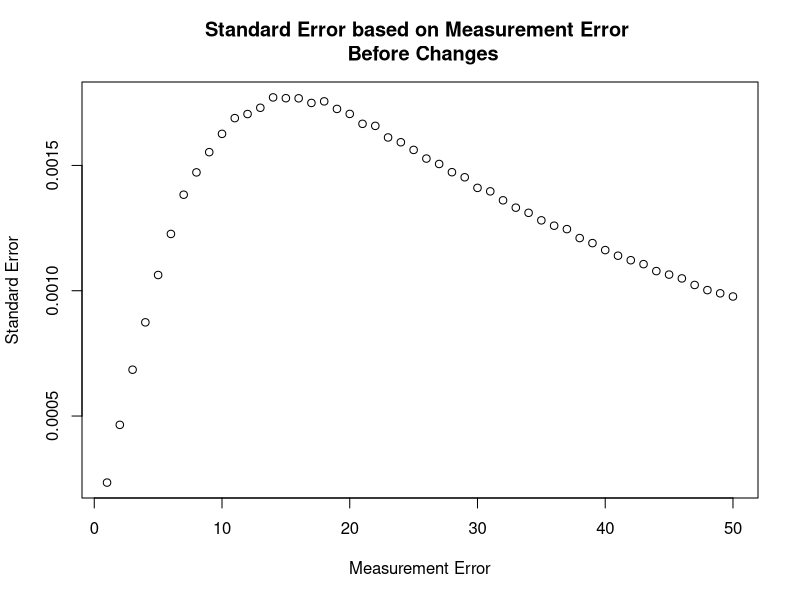
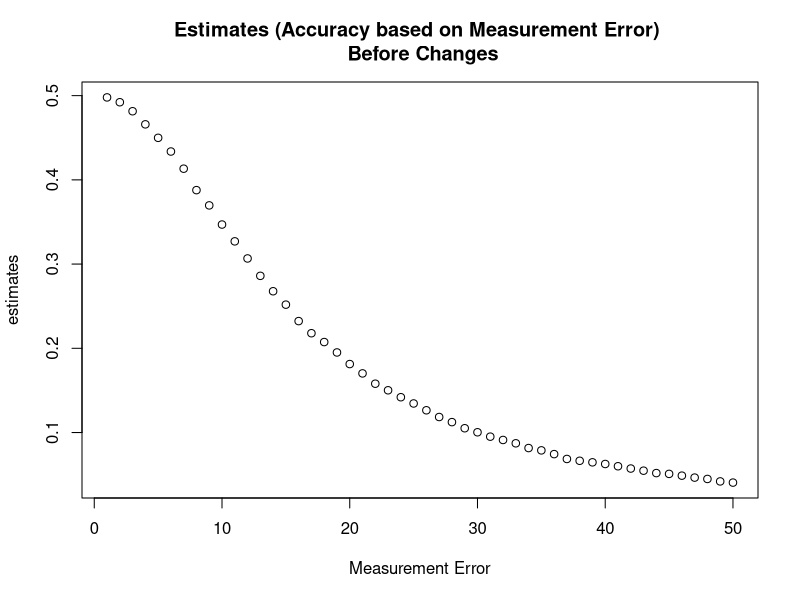
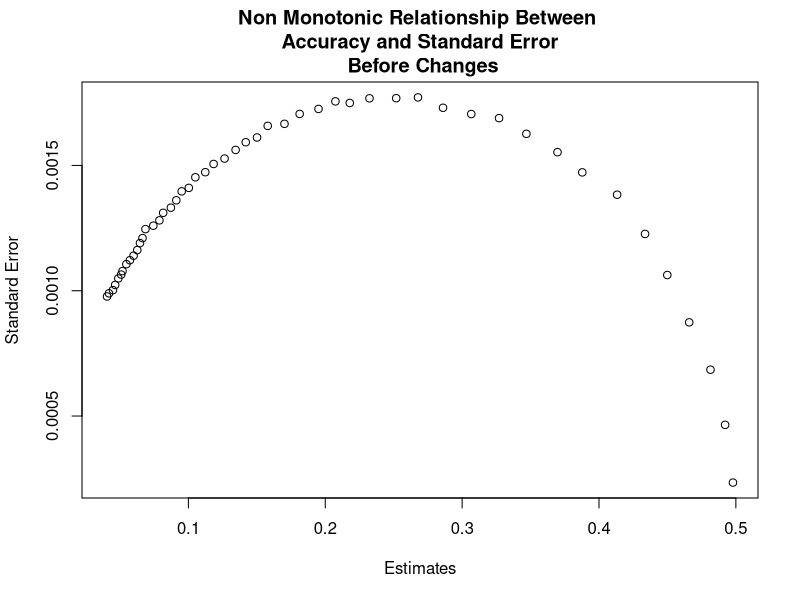
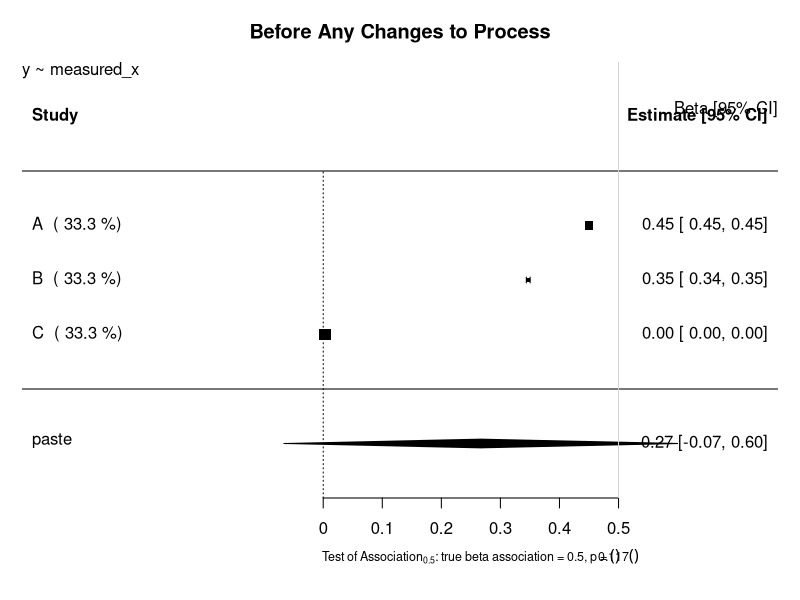
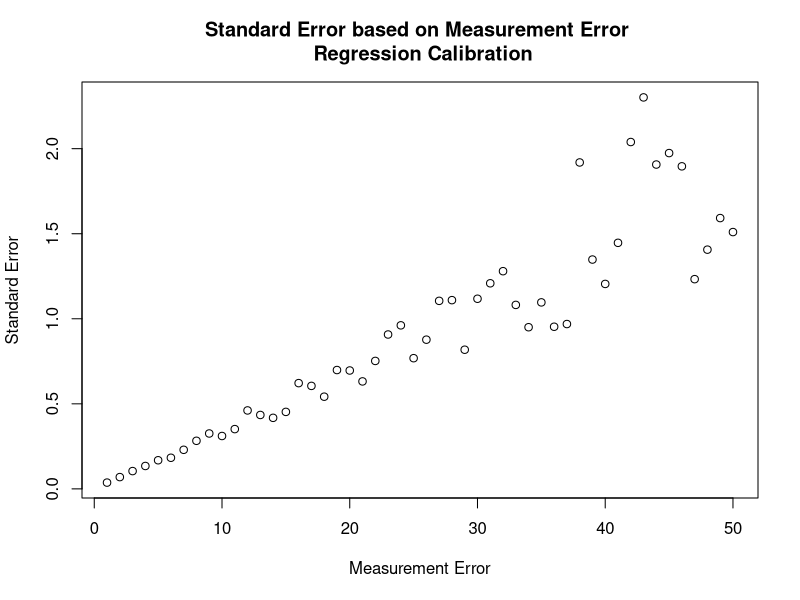
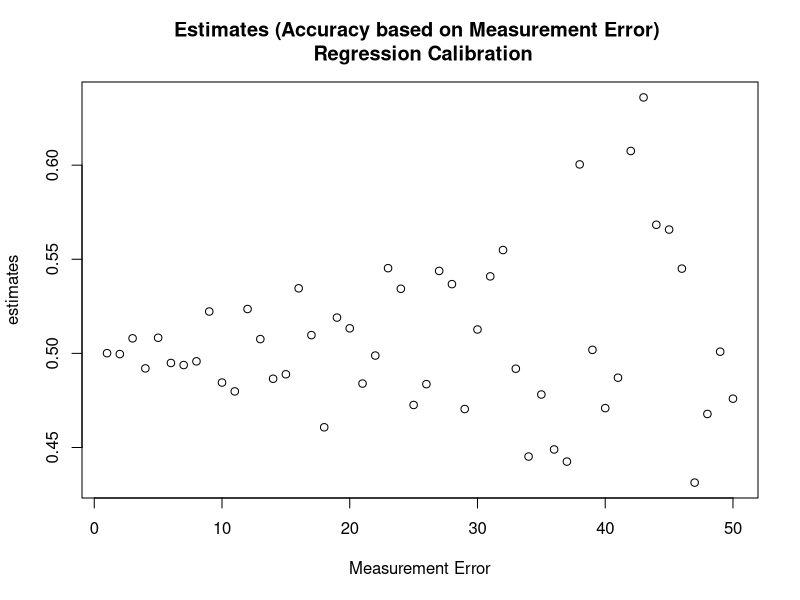
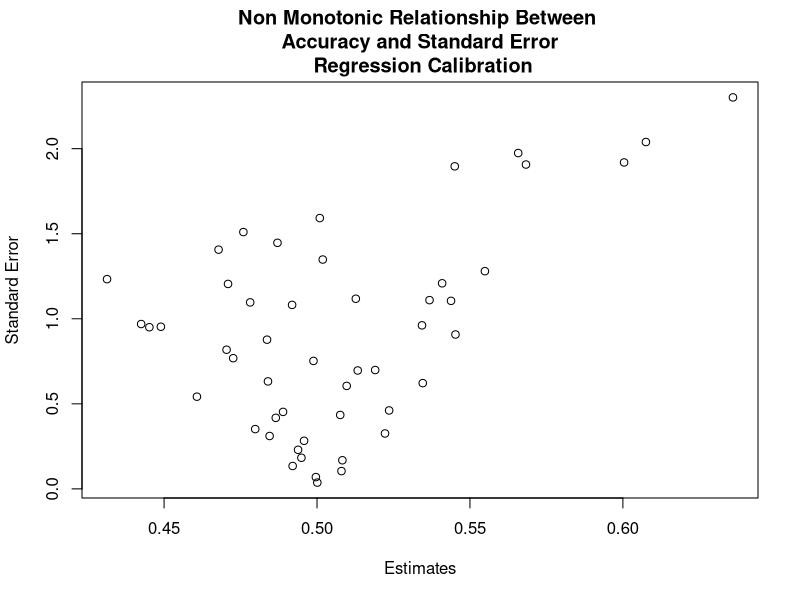
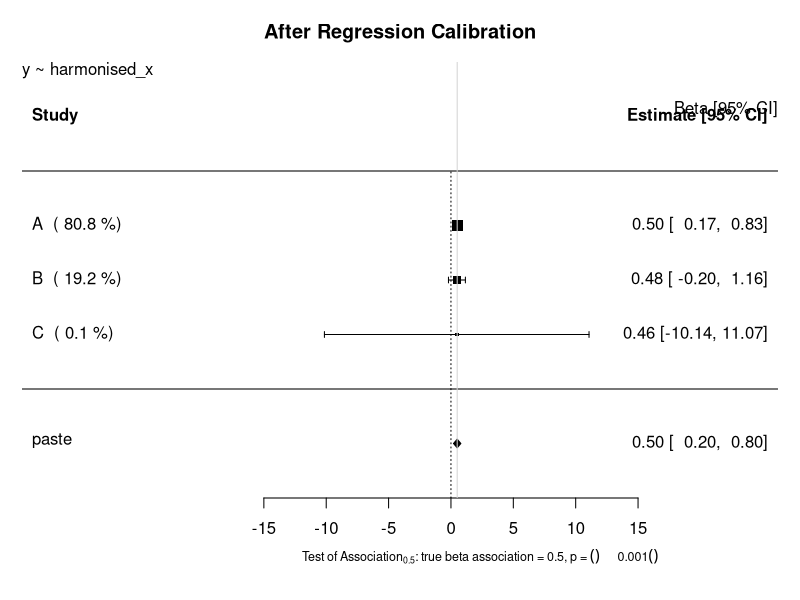

Source code (R) for these figures, in order:
# Investigation into semi monotonic behaviour of standard error in Continuous Variables
## Author: Paul Scherer
##         Tom Bishop
## Institute: University of Cambridge MRC Epidemiology Unit 
## Date: 6.09.2017

# In this file we want to investigate whether we can replicate the semi monotonic behaviour exhibited by 
# standard error dependent on standard measurement error
library(ggplot2)
library(reshape2)
library(parallel)
library(stats)
library(metafor)

# Raw Data Set Properties
trueBeta = 0.5
constant = 20

study_size = 20000
raw_mean = 40
raw_stdev = 15

# Create Dataframe with x, create y from x, then add normal random noise to x
raw_data = data.frame(x = rnorm(n = study_size, mean = raw_mean, sd = raw_stdev))
raw_data$y = (trueBeta*raw_data$x) + constant

###############################################################################
########################### Functions #########################################
###############################################################################

createStudyData <- function(raw_data, measurement_error){
    x_error = rnorm(n = study_size, mean = 0, sd = measurement_error)
    raw_data$measured_x = raw_data$x + x_error
    return(raw_data)
}

createValidationData <- function(val_size, measurement_error) {
    validation_data = data.frame(x =  rnorm(n = val_size, mean = raw_mean, sd = raw_stdev))
    x_error = rnorm(n = val_size, mean = 0, sd = measurement_error)
    validation_data$measured_x = validation_data$x + x_error
    return (validation_data)
}

#######################################################################################
########################### Motivation of the Problem #################################
#######################################################################################
## Graphing Standard Error as a function of Measurement Error
error_upperbound = 50
std_error = vector("numeric", length = error_upperbound)
estimates = vector("numeric", length = error_upperbound)

set.seed(1)
for (measurement_error in 1:error_upperbound){
	x_error = rnorm(n = study_size, mean = 0, sd = measurement_error)
	raw_data$measured_x = raw_data$x + x_error
	fmla = as.formula(y ~ measured_x)
	linear_model = lm(formula = fmla, data = raw_data)
	x_estimate = linear_model$coefficients["measured_x"]
	x_stdErr = summary(linear_model)$coefficients["measured_x", "Std. Error"]
	std_error[measurement_error] = x_stdErr
	estimates[measurement_error] = x_estimate
}
plot (x = (1:error_upperbound), y = std_error, xlab = "Measurement Error", ylab = "Standard Error", main = "Standard Error based on Measurement Error \n Before Changes")
dev.copy(png,'myplot1.png')
dev.off()
plot (x = (1:error_upperbound), y = estimates, xlab = "Measurement Error", ylab = "estimates", main = "Estimates (Accuracy based on Measurement Error) \n Before Changes")
dev.copy(png,'myplot2.png')
dev.off()
plot (x = estimates, y = std_error, xlab = "Estimates", ylab = "Standard Error", main = "Non Monotonic Relationship Between \n Accuracy and Standard Error \n Before Changes")
dev.copy(png,'myplot3.png')
dev.off()
#######################################################################################
######################## Before Any Changes to the Process ############################
#######################################################################################
# General Parameters
validation_size = 400

# Study A
measureError_A = 5
studyData_A = createStudyData(raw_data = raw_data, measurement_error = measureError_A)
validation_data_A = createValidationData(val_size = validation_size, measurement_error = measureError_A )

# Study B
measureError_B = 10
studyData_B = createStudyData(raw_data = raw_data, measurement_error = measureError_B)
validation_data_B = createValidationData(val_size = validation_size, measurement_error = measureError_B )

# Study C
measureError_C = 200
studyData_C = createStudyData(raw_data = raw_data, measurement_error = measureError_C)
validation_data_C = createValidationData(val_size = validation_size, measurement_error = measureError_C )


lm_A <- lm(formula=y~measured_x, data=studyData_A)
estimate_A = lm_A$coefficients["measured_x"]
stdError_A = summary(lm_A)$coefficients["measured_x","Std. Error"]

lm_B <- lm(formula=y~measured_x, data=studyData_B)
estimate_B = lm_B$coefficients["measured_x"]
stdError_B = summary(lm_B)$coefficients["measured_x","Std. Error"]

lm_C <- lm(formula=y~measured_x, data=studyData_C)
estimate_C = lm_C$coefficients["measured_x"]
stdError_C = summary(lm_C)$coefficients["measured_x","Std. Error"]


## Random Effects Model Forest Plot Before Regression Calibration
estimates = c(estimate_A, estimate_B, estimate_C)
stand_errs = c(stdError_A, stdError_B, stdError_C)
labels = c("A","B","C")
res <- rma(yi = estimates, sei = stand_errs, method='DL', slab = labels)
weights_res <- weights.rma.uni(res)

# Forest Plot
res$slab <- paste(res$slab, " (", round(weights.rma.uni(res),digits=1), "%)")
fmla = as.formula(y~measured_x)
forest(res, mlab=bquote(paste('Overall (I'^2*' = ', .(round(res$I2)),'%, p = ',
    .(sprintf("%.3f", round(res$QEp,3))),')')),
xlab=bquote(paste('Test of Association'[0.5]*': true beta association = 0.5, p = ',
    .(sprintf("%.3f", round(res$pval,3))))), cex=1, cex.lab=0.75, cex.axis=1, main = "Before Any Changes to Process")
usr <- par("usr")
text(usr[2], usr[4], "Beta [95% CI]", adj = c(1, 4),cex=1)
text(usr[1], usr[4], paste0(gsub(paste0("Study Data","\\$"),"", deparse(fmla)),collapse="\n"), adj = c( 0, 1 ),cex=1)
abline(v = 0.5, col = "lightgray")
dev.copy(png,'myplot4.png')
dev.off()


#######################################################################################
######################## Using Regression Calibration Classic #########################
#######################################################################################
## Graphing Standard Error as a function of Measurement Error
std_error = vector("numeric", length = error_upperbound)
estimates = vector("numeric", length = error_upperbound)

set.seed(1)
for (measurement_error in 1:error_upperbound){
    studyData_graph = createStudyData(raw_data = raw_data, measurement_error = measurement_error)
    validation_data_graph = createValidationData(val_size = validation_size, measurement_error = measurement_error)

    # calculate the lambda
    fmla_harmonisation = as.formula(x~measured_x)
    lambda_lm_graph <- lm(formula=fmla_harmonisation, data=validation_data_graph)
    lambda_graph = lambda_lm_graph$coefficients["measured_x"]
    stdError_lambda_graph = summary(lambda_lm_graph)$coefficients["measured_x","Std. Error"]

    # calculate the estimates using the normal study data
    lm_graph <- lm(formula=y~measured_x, data=studyData_graph)
    estimate_graph = lm_graph$coefficients["measured_x"]
    stdError_graph = summary(lm_graph)$coefficients["measured_x","Std. Error"]

    # Propagate Errors in Standard Error
    var_lambda = (sqrt(validation_size) * summary(lambda_lm_graph)$coefficients["measured_x","Std. Error"])^2
    var_Beta = (sqrt(validation_size) * summary(lm_graph)$coefficients["measured_x","Std. Error"])^2
    #var_Beta = summary(lm_A)$sigma**2
    # var_Beta = (summary(lm_A)$coefficients["measured_x","Std. Error"])^2
    lambda_pure = unlist(unname(lambda_lm_graph$coefficients["measured_x"]))
    beta_lambda_div_sq = (unname(unlist(lm_graph$coefficients["measured_x"]/(lambda_lm_graph$coefficients["measured_x"])^2)))^2
    delta_variance = (var_Beta / (lambda_pure)^2) + beta_lambda_div_sq * var_lambda
    delta_stdError_B = sqrt(delta_variance)/sqrt(validation_size) 
    delta_stdError_B = sqrt(delta_variance)

    std_error[measurement_error] = delta_stdError_B
    estimates[measurement_error] = estimate_graph/lambda_graph
}
plot (x = (1:error_upperbound), y = std_error, xlab = "Measurement Error", ylab = "Standard Error", main = "Standard Error based on Measurement Error \n Regression Calibration")
dev.copy(png,'myplot5.png')
dev.off()
plot (x = (1:error_upperbound), y = estimates, xlab = "Measurement Error", ylab = "estimates", main = "Estimates (Accuracy based on Measurement Error) \n Regression Calibration")
dev.copy(png,'myplot6.png')
dev.off()
plot (x = estimates, y = std_error, xlab = "Estimates", ylab = "Standard Error", main = "Non Monotonic Relationship Between \n Accuracy and Standard Error \n Regression Calibration")
dev.copy(png,'myplot7.png')
dev.off()


# Using real regression calibration.
## Modeling x ~ measured_x in validation
fmla_harmonisation = as.formula(x~measured_x)
# Study A
lambda_lm_A <- lm(formula=fmla_harmonisation, data=validation_data_A)
lambda_A = lambda_lm_A$coefficients["measured_x"]
stdError_lambda_A = summary(lambda_lm_A)$coefficients["measured_x","Std. Error"]

# Study B
lambda_lm_B <- lm(formula=fmla_harmonisation, data=validation_data_B)
lambda_B = lambda_lm_B$coefficients["measured_x"]
stdError_lambda_B = summary(lambda_lm_B)$coefficients["measured_x","Std. Error"]

# Study C
lambda_lm_C <- lm(formula=fmla_harmonisation, data=validation_data_C)
lambda_C = lambda_lm_C$coefficients["measured_x"]
stdError_lambda_C = summary(lambda_lm_C)$coefficients["measured_x","Std. Error"]


lm_A <- lm(formula=y~measured_x, data=studyData_A)
estimate_A = lm_A$coefficients["measured_x"]
stdError_A = summary(lm_A)$coefficients["measured_x","Std. Error"]

lm_B <- lm(formula=y~measured_x, data=studyData_B)
estimate_B = lm_B$coefficients["measured_x"]
stdError_B = summary(lm_B)$coefficients["measured_x","Std. Error"]

lm_C <- lm(formula=y~measured_x, data=studyData_C)
estimate_C = lm_C$coefficients["measured_x"]
stdError_C = summary(lm_C)$coefficients["measured_x","Std. Error"]

corrected_estimate_A = estimate_A / lambda_A
corrected_estimate_B = estimate_B / lambda_B
corrected_estimate_C = estimate_C / lambda_C

# calculate the corrected standard error
var_Beta = (sqrt(validation_size) * summary(lm_A)$coefficients["measured_x","Std. Error"])^2
#var_Beta = summary(lm_A)$sigma**2
# var_Beta = (summary(lm_A)$coefficients["measured_x","Std. Error"])^2
lambda_pure = unlist(unname(lambda_lm_A$coefficients["measured_x"]))
beta_lambda_div_sq = (unname(unlist(lm_A$coefficients["measured_x"]/(lambda_lm_A$coefficients["measured_x"])^2)))^2
var_lambda = (sqrt(validation_size) * summary(lambda_lm_A)$coefficients["measured_x","Std. Error"])^2
delta_variance = (var_Beta / (lambda_pure)^2) + (beta_lambda_div_sq * var_lambda)
delta_stdError_A = sqrt(delta_variance)/sqrt(validation_size) 
delta_stdError_A = sqrt(delta_variance)

var_lambda = (sqrt(validation_size) * summary(lambda_lm_B)$coefficients["measured_x","Std. Error"])^2
var_Beta = (sqrt(validation_size) * summary(lm_B)$coefficients["measured_x","Std. Error"])^2
#var_Beta = summary(lm_A)$sigma**2
# var_Beta = (summary(lm_A)$coefficients["measured_x","Std. Error"])^2
lambda_pure = unlist(unname(lambda_lm_B$coefficients["measured_x"]))
beta_lambda_div_sq = (unname(unlist(lm_B$coefficients["measured_x"]/(lambda_lm_B$coefficients["measured_x"])^2)))^2
delta_variance = (var_Beta / (lambda_pure)^2) + beta_lambda_div_sq * var_lambda
delta_stdError_B = sqrt(delta_variance)/sqrt(validation_size) 
delta_stdError_B = sqrt(delta_variance)


var_lambda = (sqrt(validation_size) * summary(lambda_lm_C)$coefficients["measured_x","Std. Error"])^2
var_Beta = (sqrt(validation_size) * summary(lm_C)$coefficients["measured_x","Std. Error"])^2
#var_Beta = summary(lm_A)$sigma**2
# var_Beta = (summary(lm_A)$coefficients["measured_x","Std. Error"])^2
lambda_pure = unlist(unname(lambda_lm_C$coefficients["measured_x"]))
beta_lambda_div_sq = (unname(unlist(lm_C$coefficients["measured_x"]/(lambda_lm_C$coefficients["measured_x"])^2)))^2
delta_variance = (var_Beta / (lambda_pure)^2) + beta_lambda_div_sq * var_lambda
delta_stdError_C = sqrt(delta_variance)/sqrt(validation_size) 
delta_stdError_C = sqrt(delta_variance)

## Random Effects Model Forest Plot After Regression Calibration
estimates = c(corrected_estimate_A, corrected_estimate_B, corrected_estimate_C)
stand_errs = c(delta_stdError_A, delta_stdError_B, delta_stdError_C)
labels = c("A","B","C")
res <- rma(yi = estimates, sei = stand_errs, method='DL', slab = labels)
weights_res <- weights.rma.uni(res)

# Forest Plot
res$slab <- paste(res$slab, " (", round(weights.rma.uni(res),digits=1), "%)")
fmla = as.formula(y~harmonised_x)
forest(res, mlab=bquote(paste('Overall (I'^2*' = ', .(round(res$I2)),'%, p = ',
    .(sprintf("%.3f", round(res$QEp,3))),')')),
xlab=bquote(paste('Test of Association'[0.5]*': true beta association = 0.5, p = ',
    .(sprintf("%.3f", round(res$pval,3))))), cex=1, cex.lab=0.75, cex.axis=1, main = "After Regression Calibration")
usr <- par("usr")
text(usr[2], usr[4], "Beta [95% CI]", adj = c(1, 4),cex=1)
text(usr[1], usr[4], paste0(gsub(paste0("Study Data","\\$"),"", deparse(fmla)),collapse="\n"), adj = c( 0, 1 ),cex=1)
abline(v = 0.5, col = "lightgray")
dev.copy(png,'myplot8.png')
dev.off()


#######################################################################################
######################## USING THE MODEL OF ERROR *PREDICT* ###########################
#######################################################################################
## PREDICT (ERROR IN VARIABLES MODELS)

## Graphing Standard Error as a function of Measurement Error
std_error = vector("numeric", length = error_upperbound)
estimates = vector("numeric", length = error_upperbound)

set.seed(1)

for (measurement_error in 1:error_upperbound){
    studyData_graph = createStudyData(raw_data = raw_data, measurement_error = measurement_error)
    validation_data_graph = createValidationData(val_size = validation_size, measurement_error = measurement_error)

    # calculate the Error Model
    error_model_graph <- lm(formula=fmla_harmonisation, data=validation_data_graph)
    lambda_graph = error_model_graph$coefficients["measured_x"]
    stdError_lambda_graph = summary(error_model_graph)$coefficients["measured_x","Std. Error"]

    # calculate the estimates using the normal study data
    new = data.frame(measured_x = studyData_graph$measured_x)
    studyData_graph$harmonised_x = predict(error_model_graph, newdata = new)
    lm_graph <- lm(formula=y~harmonised_x, data=studyData_graph)
    estimate_graph = lm_graph$coefficients["harmonised_x"]
    stdError_graph = summary(lm_graph)$coefficients["harmonised_x","Std. Error"]


    std_error[measurement_error] = stdError_graph
    estimates[measurement_error] = estimate_graph
}
plot (x = (1:error_upperbound), y = std_error, xlab = "Measurement Error", ylab = "Standard Error", main = "Standard Error based on Measurement Error \n Error Model Pred")
dev.copy(png,'myplot9.png')
dev.off()
plot (x = (1:error_upperbound), y = estimates, xlab = "Measurement Error", ylab = "estimates", main = "Estimates (Accuracy based on Measurement Error) \n Error Model Pred")
dev.copy(png,'myplot10.png')
dev.off()
plot (x = estimates, y = std_error, xlab = "Estimates", ylab = "Standard Error", main = "Monotonic Relationship Between \n Accuracy and Standard Error \n Error Model Pred")
dev.copy(png,'myplot11.png')
dev.off()


## Modeling x ~ measured_x in validation
fmla_harmonisation = as.formula(x~measured_x)
# Study A
lambda_lm_A <- lm(formula=fmla_harmonisation, data=validation_data_A)
lambda_A = lambda_lm_A$coefficients["measured_x"]
stdError_lambda_A = summary(lambda_lm_A)$coefficients["measured_x","Std. Error"]

# Study B
lambda_lm_B <- lm(formula=fmla_harmonisation, data=validation_data_B)
lambda_B = lambda_lm_B$coefficients["measured_x"]
stdError_lambda_B = summary(lambda_lm_B)$coefficients["measured_x","Std. Error"]

# Study C
lambda_lm_C <- lm(formula=fmla_harmonisation, data=validation_data_C)
lambda_C = lambda_lm_C$coefficients["measured_x"]
stdError_lambda_C = summary(lambda_lm_C)$coefficients["measured_x","Std. Error"]


## Transformation and Regression
# Study A
new = data.frame(measured_x = studyData_A$measured_x)
studyData_A$harmonised_x = predict(lambda_lm_A, newdata = new)
lm_A <- lm(formula=y~harmonised_x, data=studyData_A)
estimate_A = lm_A$coefficients["harmonised_x"]
stdError_A = summary(lm_A)$coefficients["harmonised_x","Std. Error"]

# Study B
new = data.frame(measured_x = studyData_B$measured_x)
studyData_B$harmonised_x = predict(lambda_lm_B, newdata = new)
lm_B <- lm(formula=y~harmonised_x, data=studyData_B)
estimate_B = lm_B$coefficients["harmonised_x"]
stdError_B = summary(lm_B)$coefficients["harmonised_x","Std. Error"]

# Study C
new = data.frame(measured_x = studyData_C$measured_x)
studyData_C$harmonised_x = predict(lambda_lm_C, newdata = new)
lm_C <- lm(formula=y~harmonised_x, data=studyData_C)
estimate_C = lm_C$coefficients["harmonised_x"]
stdError_C = summary(lm_C)$coefficients["harmonised_x","Std. Error"]


## Random Effects Model Forest Plot After Regression Modeling
estimates = c(estimate_A, estimate_B, estimate_C)
stand_errs = c(stdError_A, stdError_B, stdError_C)
labels = c("A","B","C")
res <- rma(yi = estimates, sei = stand_errs, method='DL', slab = labels)
weights_res <- weights.rma.uni(res)

# Forest Plot
res$slab <- paste(res$slab, " (", round(weights.rma.uni(res),digits=1), "%)")
fmla = as.formula(y~harmonised_x)
forest(res, mlab=bquote(paste('Overall (I'^2*' = ', .(round(res$I2)),'%, p = ',
    .(sprintf("%.3f", round(res$QEp,3))),')')),
xlab=bquote(paste('Test of Association'[0.5]*': true beta association = 0.5, p = ',
    .(sprintf("%.3f", round(res$pval,3))))), cex=1, cex.lab=0.75, cex.axis=1, main = "Using Predict aka 'Error Model'")
usr <- par("usr")
text(usr[2], usr[4], "Beta [95% CI]", adj = c(1, 4),cex=1)
text(usr[1], usr[4], paste0(gsub(paste0("Study Data","\\$"),"", deparse(fmla)),collapse="\n"), adj = c( 0, 1 ),cex=1)
abline(v = 0.5, col = "lightgray")
dev.copy(png,'myplot12.png')
dev.off()


#######################################################################################
######################## USING THE MODEL OF ERROR *PREDICT* ###########################
################## DONE MANUALLY WITH MODEL PARAMETER ESTIMATES #######################
#######################################################################################
## PREDICT (ERROR IN VARIABLES MODELS)

## Graphing Standard Error as a function of Measurement Error
std_error = vector("numeric", length = error_upperbound)
estimates = vector("numeric", length = error_upperbound)

set.seed(1)

for (measurement_error in 1:error_upperbound){
    studyData_graph = createStudyData(raw_data = raw_data, measurement_error = measurement_error)
    validation_data_graph = createValidationData(val_size = validation_size, measurement_error = measurement_error)

    # calculate the Error Model
    error_model_graph <- lm(formula=fmla_harmonisation, data=validation_data_graph)
    lambda_graph = error_model_graph$coefficients["measured_x"]
    intercept_lambda_graph = error_model_graph$coefficients["(Intercept)"]

    # calculate the estimates using the normal study data
    studyData_graph$lambdadx = studyData_graph$measured_x*lambda_graph + intercept_lambda_graph
    lm_graph <- lm(formula=y~lambdadx, data=studyData_graph)
    estimate_graph = lm_graph$coefficients["lambdadx"]
    stdError_graph = summary(lm_graph)$coefficients["lambdadx","Std. Error"]

    estimates[measurement_error] = estimate_graph
    std_error[measurement_error] = stdError_graph
}
plot (x = (1:error_upperbound), y = std_error, xlab = "Measurement Error", ylab = "Standard Error", main = "Standard Error based on Measurement Error \n Error Model Pred")
dev.copy(png,'myplot13.png')
dev.off()

plot (x = (1:error_upperbound), y = estimates, xlab = "Measurement Error", ylab = "estimates", main = "Estimates (Accuracy based on Measurement Error) \n Error Model Pred")
dev.copy(png,'myplot14.png')
dev.off()

plot (x = estimates, y = std_error, xlab = "Estimates", ylab = "Standard Error", main = "Monotonic Relationship Between \n Accuracy and Standard Error \n Error Model Pred")
dev.copy(png,'myplot15.png')
dev.off()


## By manually predicting values using the model created
## Modeling x ~ measured_x in validation
fmla_harmonisation = as.formula(x~measured_x)
# Study A
lambda_lm_A <- lm(formula=fmla_harmonisation, data=validation_data_A)
lambda_A = lambda_lm_A$coefficients["measured_x"]
intercept_lambda_A = lambda_lm_A$coefficients["(Intercept)"]
stdError_lambda_A = summary(lambda_lm_A)$coefficients["measured_x","Std. Error"]

# Study B
lambda_lm_B <- lm(formula=fmla_harmonisation, data=validation_data_B)
lambda_B = lambda_lm_B$coefficients["measured_x"]
intercept_lambda_B = lambda_lm_B$coefficients["(Intercept)"]
stdError_lambda_B = summary(lambda_lm_B)$coefficients["measured_x","Std. Error"]

# Study C
lambda_lm_C <- lm(formula=fmla_harmonisation, data=validation_data_C)
lambda_C = lambda_lm_C$coefficients["measured_x"]
intercept_lambda_C = lambda_lm_C$coefficients["(Intercept)"]
stdError_lambda_C = summary(lambda_lm_C)$coefficients["measured_x","Std. Error"]

studyData_A$lambdadx = studyData_A$measured_x*lambda_A + intercept_lambda_A
lm_A <- lm(formula=y~lambdadx, data=studyData_A)
estimate_A = lm_A$coefficients["lambdadx"]
stdError_A = summary(lm_A)$coefficients["lambdadx","Std. Error"]

studyData_B$lambdadx = studyData_B$measured_x*lambda_B + intercept_lambda_B
lm_B <- lm(formula=y~lambdadx, data=studyData_B)
estimate_B = lm_B$coefficients["lambdadx"]
stdError_B = summary(lm_B)$coefficients["lambdadx","Std. Error"]

studyData_C$lambdadx = studyData_C$measured_x*lambda_C + intercept_lambda_C
lm_C <- lm(formula=y~lambdadx, data=studyData_C)
estimate_C = lm_C$coefficients["lambdadx"]
stdError_C = summary(lm_C)$coefficients["lambdadx","Std. Error"]


## Random Effects Model Forest Plot After Regression Calibration in all members of measured x
estimates = c(estimate_A, estimate_B, estimate_C)
stand_errs = c(stdError_A, stdError_B, stdError_C)
labels = c("A","B","C")
res <- rma(yi = estimates, sei = stand_errs, method='DL', slab = labels)
weights_res <- weights.rma.uni(res)

# Forest Plot
res$slab <- paste(res$slab, " (", round(weights.rma.uni(res),digits=1), "%)")
fmla = as.formula(y~harmonised_x)
forest(res, mlab=bquote(paste('Overall (I'^2*' = ', .(round(res$I2)),'%, p = ',
    .(sprintf("%.3f", round(res$QEp,3))),')')),
xlab=bquote(paste('Test of Association'[0.5]*': true beta association = 0.5, p = ',
    .(sprintf("%.3f", round(res$pval,3))))), cex=1, cex.lab=0.75, cex.axis=1, main = "Using 'Error Model'")
usr <- par("usr")
text(usr[2], usr[4], "Beta [95% CI]", adj = c(1, 4),cex=1)
text(usr[1], usr[4], paste0(gsub(paste0("Study Data","\\$"),"", deparse(fmla)),collapse="\n"), adj = c( 0, 1 ),cex=1)
abline(v = 0.5, col = "lightgray")
dev.copy(png,'myplot16.png')
dev.off()
